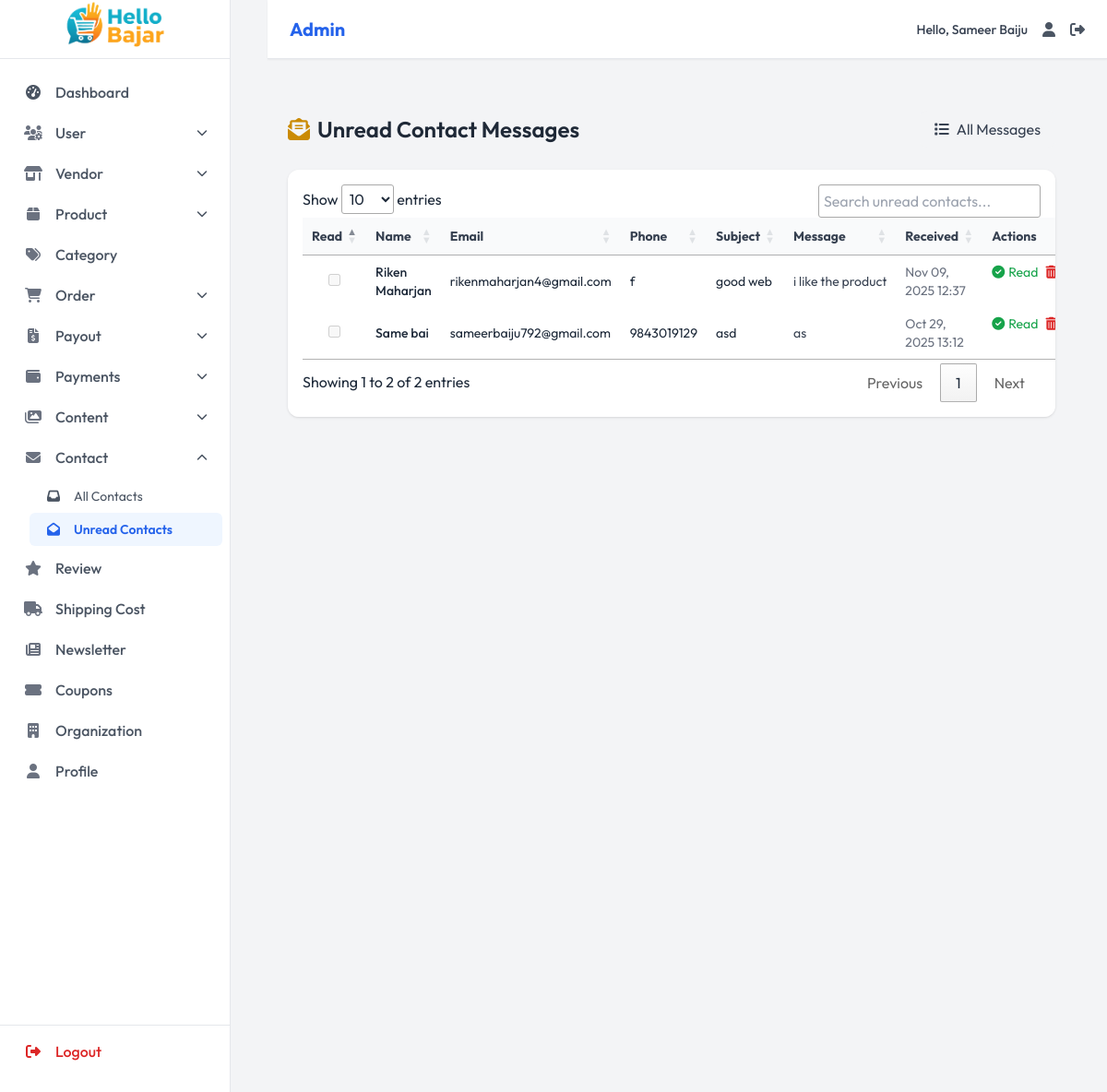
Screenshot of /admin-dashboard/contacts/unread/ (signed in) with the database file from the repository.
### dashboard/models.py (models this page shows, shortened)
class Organization(models.Model):
    name = models.CharField(max_length=200, default="My Store")
    logo = models.ImageField(upload_to='org/', blank=True, null=True)
    email = models.EmailField()
    phone = models.CharField(max_length=15)
    phone_secondary = models.CharField(max_length=15, blank=True)
    address = models.TextField()
    facebook = models.URLField(blank=True)
    instagram = models.URLField(blank=True)
    twitter = models.URLField(blank=True)
    youtube = models.URLField(blank=True)
    tiktok = models.URLField(blank=True)
    class Meta:
        verbose_name = 'Organization Info'
        verbose_name_plural = 'Organization Info'

class Contact(models.Model):
    name = models.CharField(max_length=100)
    email = models.EmailField()
    phone = models.CharField(max_length=15, blank=True)
    subject = models.CharField(max_length=200, blank=True)
    message = models.TextField()
    is_read = models.BooleanField(default=False)
    replied = models.BooleanField(default=False)
    created_at = models.DateTimeField(auto_now_add=True)
    class Meta:
        ordering = ['-created_at']

### dashboard/views.py (the view)
    @login_required
    def wrapper(request, *args, **kwargs):
        if not hasattr(request.user, 'role') or not request.user.role.is_admin():
            return redirect('home')
        return view_func(request, *args, **kwargs)

### templates/dashboard/pages/contact/contact_unread.html (shortened to what this page needs)
{% extends 'dashboard/components/base.html' %}
{% load static %}
{% block content %}
<div class="p-6 bg-gray-100 min-h-screen">
  <div class="flex justify-between items-center mb-6">
    <h1 class="text-2xl font-semibold text-gray-800 flex items-center gap-2">
      <i class="fas fa-envelope-open-text text-yellow-600"></i> Unread Contact Messages
    </h1>
    <a href="{% url 'admin_contacts_list' %}"
       class="bg-gray-100 text-gray-700 px-4 py-2 rounded-lg hover:bg-gray-200 transition flex items-center gap-2">
      <i class="fas fa-list"></i> All Messages
    </a>
  </div>
  <div class="bg-white rounded-xl shadow overflow-x-auto p-4">
    <table id="unreadContactTable" class="w-full text-sm table-auto">
      <thead class="bg-gray-50 text-gray-700">
        <tr>
          <th class="px-4 py-2 text-center">Read</th>
          <th class="px-4 py-2 text-left">Name</th>
          <th class="px-4 py-2 text-left">Email</th>
          <th class="px-4 py-2 text-left">Phone</th>
          <th class="px-4 py-2 text-left">Subject</th>
          <th class="px-4 py-2 text-left">Message</th>
          <th class="px-4 py-2 text-left">Received</th>
          <th class="px-4 py-2 text-center">Actions</th>
        </tr>
      </thead>
      <tbody>
        {% for contact in contacts %}
        <tr class="border-b hover:bg-gray-50 {% if not contact.is_read %}bg-yellow-50{% endif %}">
          <td class="px-4 py-2 text-center">
            <input type="checkbox" disabled {% if contact.is_read %}checked{% endif %}>
          </td>
          <td class="px-4 py-2 font-medium">{{ contact.name }}</td>
          <td class="px-4 py-2">{{ contact.email }}</td>
          <td class="px-4 py-2">{{ contact.phone|default:"-" }}</td>
          <td class="px-4 py-2">{{ contact.subject|default:"-" }}</td>
          <td class="px-4 py-2 text-gray-700 max-w-xs truncate">{{ contact.message|truncatechars:60 }}</td>
          <td class="px-4 py-2 text-gray-500 text-sm">{{ contact.created_at|date:"M d, Y H:i" }}</td>
          <td class="px-4 py-2 text-center flex justify-center gap-2">
            <a href="{% url 'admin_read_contacts' %}?id={{ contact.id }}&is_read=True"
               class="flex items-center gap-1 text-green-600 hover:text-green-800 transition"
               title="Mark as Read"
               onclick="return confirm('Mark this message as read?');">
              <i class="fas fa-check-circle"></i> Read
            </a>
            <a href="{% url 'admin_contact_delete' contact.id %}"
               class="flex items-center gap-1 text-red-600 hover:text-red-800 transition"
               title="Delete"
               onclick="return confirm('Are you sure you want to delete this message?');">
              <i class="fas fa-trash-alt"></i> Delete
            </a>
          </td>
        </tr>
        {% empty %}
        <tr>
          <td colspan="8" class="text-center py-4 text-gray-500">No unread messages found.</td>
        </tr>
        {% endfor %}
      </tbody>
    </table>
  </div>
</div>
{% endblock %}

### templates/dashboard/components/navbar.html (shortened to what this page needs)
<nav class="navbar bg-white border-b border-gray-200 fixed top-0 md:left-[290px] left-0 right-0 z-40 flex items-center justify-between px-6 py-3 shadow-sm">
  <div class="flex items-center">
   <span class="text-xl font-bold text-blue-600">
    {% if request.user.role.role == 'admin' %}
        Admin
    {% else %}
        Vendor
    {% endif %}
</span>
  </div>
  <div class="flex items-center space-x-4">
    <span class="text-sm font-medium text-gray-700">Hello, {{user.first_name}} {{user.last_name}}</span>
    <a href="" class="hover:text-blue-600 transition-colors duration-200" title="Profile" aria-label="Profile">
      <i class="fas fa-user text-gray-600"></i>
    </a>
    <a href="{% url 'logout'%}" class="hover:text-blue-600 transition-colors duration-200" title="Logout" aria-label="Logout">
      <i class="fas fa-sign-out-alt text-gray-600"></i>
    </a>
  </div>
</nav>

### templates/dashboard/components/sidebar.html (shortened to what this page needs)
{% load static %}
<aside id="sidebar"
       class="bg-white border-r mr-18 border-gray-200 w-[250px] fixed inset-y-0 left-0 transform transition-transform duration-300 md:translate-x-0 -translate-x-full z-30 flex flex-col pb-6"
       aria-label="Main navigation">
  <div class="px-0 py-0 h-16 flex items-center border-b border-gray-200">
    <a href="{% if request.user.role.role == 'admin' %}{% url 'admin_dashboard' %}{% else %}{% url 'vendor_dashboard' %}{% endif %}"
       class="flex items-center justify-center w-full h-full" aria-label="Hello Bazar Dashboard">
      <img src="{{ organization.logo.url }}" alt="Hello Bazar Logo" class="h-full w-full object-contain">
    </a>
  </div>
  {% if request.user.role.role == 'admin' %}
  <nav class="flex-grow overflow-y-auto py-4 text-md" aria-label="Sidebar navigation">
    <ul class="space-y-1 px-2">
      <li>
        <a href="{% url 'admin_dashboard' %}"
           class="sidebar-link flex items-center px-4 py-2 rounded-md font-medium transition-all duration-200
                  {% if request.path == '/admin-dashboard/' or request.path == '/' %}bg-blue-50 text-blue-600 font-semibold{% else %}text-gray-600 hover:bg-gray-100{% endif %}">
          <i class="fas fa-tachometer-alt w-6 text-center mr-3"></i>
          <span>Dashboard</span>
        </a>
      </li>
      <li>
        <button class="sidebar-dropdown-toggle flex items-center w-full px-4 py-2 rounded-md text-gray-600 font-medium hover:bg-gray-100 transition-all duration-200">
          <i class="fas fa-users-cog w-6 text-center text-gray-500 mr-3"></i>
          <span>User</span>
          <i class="dropdown-icon fas fa-chevron-down text-xs ml-auto transition-transform duration-200 {% if '/admin-dashboard/users/' in request.path %}rotate-180{% endif %}"></i>
        </button>
      </li>
      <li>
        <button class="sidebar-dropdown-toggle flex items-center w-full px-4 py-2 rounded-md text-gray-600 font-medium hover:bg-gray-100 transition-all duration-200">
          <i class="fas fa-store-alt w-6 text-center text-gray-500 mr-3"></i>
          <span>Vendor</span>
          <i class="dropdown-icon fas fa-chevron-down text-xs ml-auto transition-transform duration-200 {% if '/admin-dashboard/vendors/' in request.path %}rotate-180{% endif %}"></i>
        </button>
      </li>
      <li>
        <button class="sidebar-dropdown-toggle flex items-center w-full px-4 py-2 rounded-md text-gray-600 font-medium hover:bg-gray-100 transition-all duration-200">
          <i class="fas fa-box w-6 text-center text-gray-500 mr-3"></i>
          <span>Product</span>
          <i class="dropdown-icon fas fa-chevron-down text-xs ml-auto transition-transform duration-200 {% if '/admin-dashboard/products/' in request.path %}rotate-180{% endif %}"></i>
        </button>
      </li>
      <li>
        <a href="{% url 'admin_categories_list' %}"
           class="sidebar-link flex items-center px-4 py-2 rounded-md font-medium transition-all duration-200
                  {% if request.path == '/admin-dashboard/categories/' %}bg-blue-50 text-blue-600 font-semibold{% else %}text-gray-600 hover:bg-gray-100{% endif %}">
          <i class="fas fa-tags w-6 text-center text-gray-500 mr-3"></i>
          <span>Category</span>
        </a>
      </li>
      <li>
        <button class="sidebar-dropdown-toggle flex items-center w-full px-4 py-2 rounded-md text-gray-600 font-medium hover:bg-gray-100 transition-all duration-200">
          <i class="fas fa-shopping-cart w-6 text-center text-gray-500 mr-3"></i>
          <span>Order</span>
          <i class="dropdown-icon fas fa-chevron-down text-xs ml-auto transition-transform duration-200 {% if '/admin-dashboard/orders/' in request.path %}rotate-180{% endif %}"></i>
        </button>
      </li>
      <li>
        <button class="sidebar-dropdown-toggle flex items-center w-full px-4 py-2 rounded-md text-gray-600 font-medium hover:bg-gray-100 transition-all duration-200">
          <i class="fas fa-file-invoice-dollar w-6 text-center text-gray-500 mr-3"></i>
          <span>Payout</span>
          <i class="dropdown-icon fas fa-chevron-down text-xs ml-auto transition-transform duration-200 {% if '/admin-dashboard/payout-requests/' in request.path %}rotate-180{% endif %}"></i>
        </button>
      </li>
      <li>
        <button class="sidebar-dropdown-toggle flex items-center w-full px-4 py-2 rounded-md text-gray-600 font-medium hover:bg-gray-100 transition-all duration-200">
          <i class="fas fa-wallet w-6 text-center text-gray-500 mr-3"></i>
          <span>Payments</span>
          <i class="dropdown-icon fas fa-chevron-down text-xs ml-auto transition-transform duration-200 {% if '/admin-dashboard/payments/' in request.path %}rotate-180{% endif %}"></i>
        </button>
      </li>
      <li>
        <button class="sidebar-dropdown-toggle flex items-center w-full px-4 py-2 rounded-md text-gray-600 font-medium hover:bg-gray-100 transition-all duration-200">
          <i class="fas fa-images w-6 text-center text-gray-500 mr-3"></i>
          <span>Content</span>
          <i class="dropdown-icon fas fa-chevron-down text-xs ml-auto transition-transform duration-200 {% if '/admin-dashboard/sliders/' in request.path or '/admin-dashboard/banners/' in request.path %}rotate-180{% endif %}"></i>
        </button>
      </li>
      <li>
        <button class="sidebar-dropdown-toggle flex items-center w-full px-4 py-2 rounded-md text-gray-600 font-medium hover:bg-gray-100 transition-all duration-200">
          <i class="fas fa-envelope w-6 text-center text-gray-500 mr-3"></i>
          <span>Contact</span>
          <i class="dropdown-icon fas fa-chevron-down text-xs ml-auto transition-transform duration-200 {% if '/admin-dashboard/contacts/' in request.path %}rotate-180{% endif %}"></i>
        </button>
        <ul class="sidebar-submenu pl-6 mt-1 {% if '/admin-dashboard/contacts/' not in request.path %}hidden{% endif %}">
          <li>
            <a href="{% url 'admin_contacts_list' %}"
               class="sublink flex items-center px-4 py-2 rounded-md text-sm transition-all duration-200
                      {% if request.path == '/admin-dashboard/contacts/' %}bg-blue-50 text-blue-600 font-semibold{% else %}text-gray-600 hover:bg-gray-100{% endif %}">
              <i class="fas fa-inbox w-5 text-center mr-3"></i>
              All Contacts
            </a>
          </li>
          <li>
            <a href="{% url 'admin_contact_unread' %}"
               class="sublink flex items-center px-4 py-2 rounded-md text-sm transition-all duration-200
                      {% if request.path == '/admin-dashboard/contacts/unread/' %}bg-blue-50 text-blue-600 font-semibold{% else %}text-gray-600 hover:bg-gray-100{% endif %}">
              <i class="fas fa-envelope-open w-5 text-center mr-3"></i>
              Unread Contacts
            </a>
          </li>
        </ul>
      </li>
      <li>
        <a href="{% url 'admin_reviews_list' %}"
           class="sidebar-link flex items-center px-4 py-2 rounded-md font-medium transition-all duration-200
                  {% if request.path == '/admin-dashboard/reviews/' %}bg-blue-50 text-blue-600 font-semibold{% else %}text-gray-600 hover:bg-gray-100{% endif %}">
          <i class="fas fa-star w-6 text-center text-gray-500 mr-3"></i>
          <span>Review</span>
        </a>
      </li>
      <li>
        <a href="{% url 'admin_shipping_cost' %}"
           class="sidebar-link flex items-center px-4 py-2 rounded-md font-medium transition-all duration-200
                  {% if request.path == '/admin-dashboard/shipping-cost/' %}bg-blue-50 text-blue-600 font-semibold{% else %}text-gray-600 hover:bg-gray-100{% endif %}">
          <i class="fas fa-truck w-6 text-center text-gray-500 mr-3"></i>
          <span>Shipping Cost</span>
        </a>
      </li>
      <li>
        <a href="{% url 'admin_newsletter_list' %}"
           class="sidebar-link flex items-center px-4 py-2 rounded-md font-medium transition-all duration-200
                  {% if request.path == '/admin-dashboard/newsletter/' %}bg-blue-50 text-blue-600 font-semibold{% else %}text-gray-600 hover:bg-gray-100{% endif %}">
          <i class="fas fa-newspaper w-6 text-center text-gray-500 mr-3"></i>
          <span>Newsletter</span>
        </a>
      </li>
      <li>
        <a href="{% url 'admin_coupons_list' %}"
           class="sidebar-link flex items-center px-4 py-2 rounded-md font-medium transition-all duration-200
                  {% if request.path == '/admin-dashboard/coupons/' %}bg-blue-50 text-blue-600 font-semibold{% else %}text-gray-600 hover:bg-gray-100{% endif %}">
          <i class="fas fa-ticket-alt w-6 text-center text-gray-500 mr-3"></i>
          <span>Coupons</span>
        </a>
      </li>
      <li>
        <a href="{% url 'admin_organization_view' %}"
           class="sidebar-link flex items-center px-4 py-2 rounded-md font-medium transition-all duration-200
                  {% if request.path == '/admin-dashboard/organization/' %}bg-blue-50 text-blue-600 font-semibold{% else %}text-gray-600 hover:bg-gray-100{% endif %}">
          <i class="fas fa-building w-6 text-center text-gray-500 mr-3"></i>
          <span>Organization</span>
        </a>
      </li>
      <li>
        <a href="{% url 'admin_profile' %}"
           class="sidebar-link flex items-center px-4 py-2 rounded-md font-medium transition-all duration-200
                  {% if request.path == '/admin-dashboard/profile/' %}bg-blue-50 text-blue-600 font-semibold{% else %}text-gray-600 hover:bg-gray-100{% endif %}">
          <i class="fas fa-user w-6 text-center text-gray-500 mr-3"></i>
          <span>Profile</span>
        </a>
      </li>
    </ul>
  </nav>
  {% endif %}
  <div class="border-t border-gray-200 pt-2 px-2">
    <ul class="space-y-1">
      <li>
        <a href="{% url 'logout' %}"
           class="flex items-center px-4 py-2 rounded-md text-red-600 font-medium hover:bg-red-50 transition-all duration-200">
          <i class="fas fa-sign-out-alt w-6 text-center mr-3"></i>
          Logout
        </a>
      </li>
    </ul>
  </div>
</aside>

### rows the page displays
Organization: logo (picture)
Contact: name "Riken Maharjan", email "rikenmaharjan4@gmail.com", phone "f", subject "good web", message "i like the product", created_at "Nov 09, 2025 12:37"
Contact: name "Same bai", email "sameerbaiju792@gmail.com", phone "9843019129", subject "asd", message "as", created_at "Oct 29, 2025 13:12"

### other values shown
{{ user.first_name }} "Sameer"
{{ user.last_name }} "Baiju"
